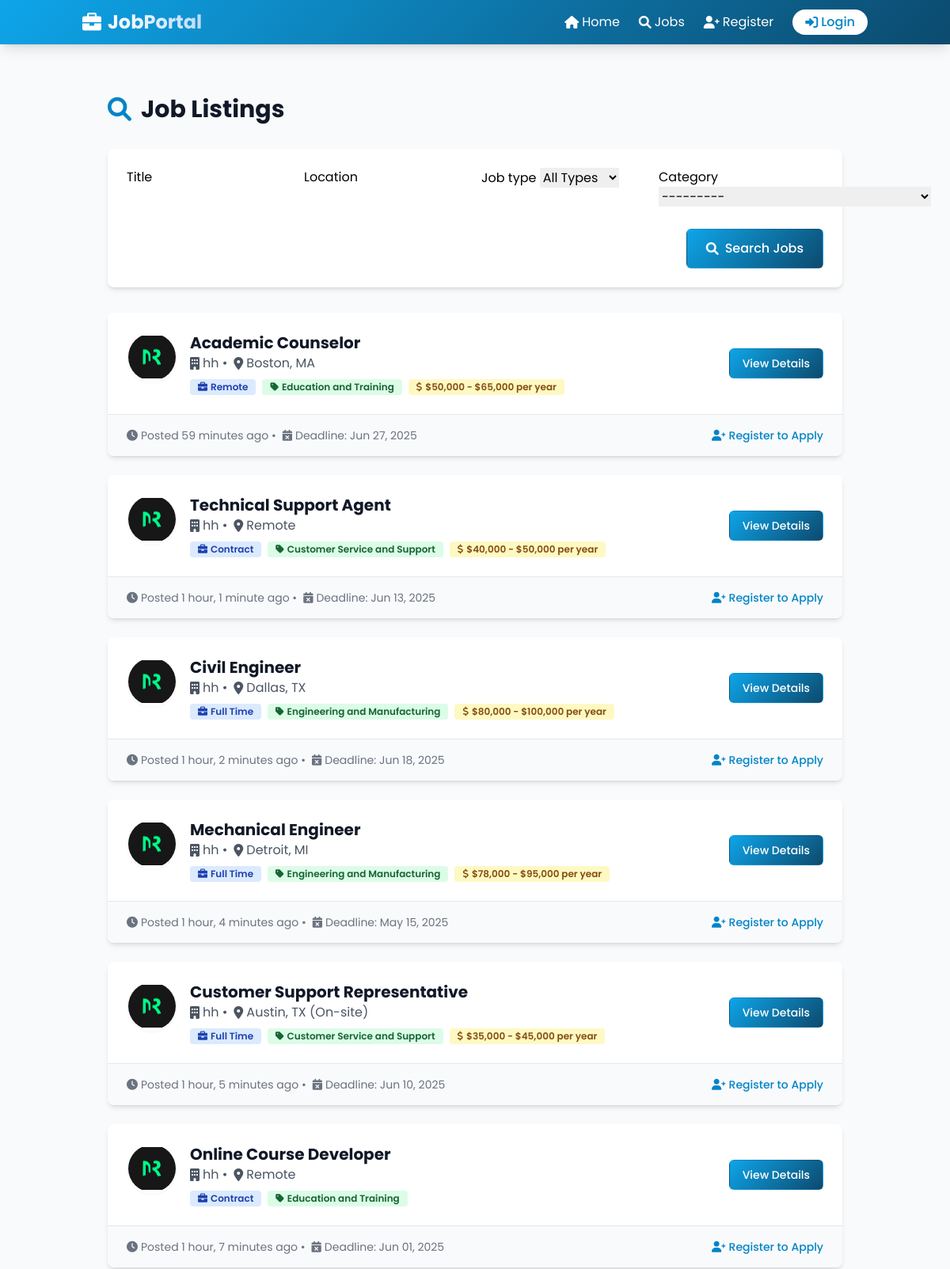
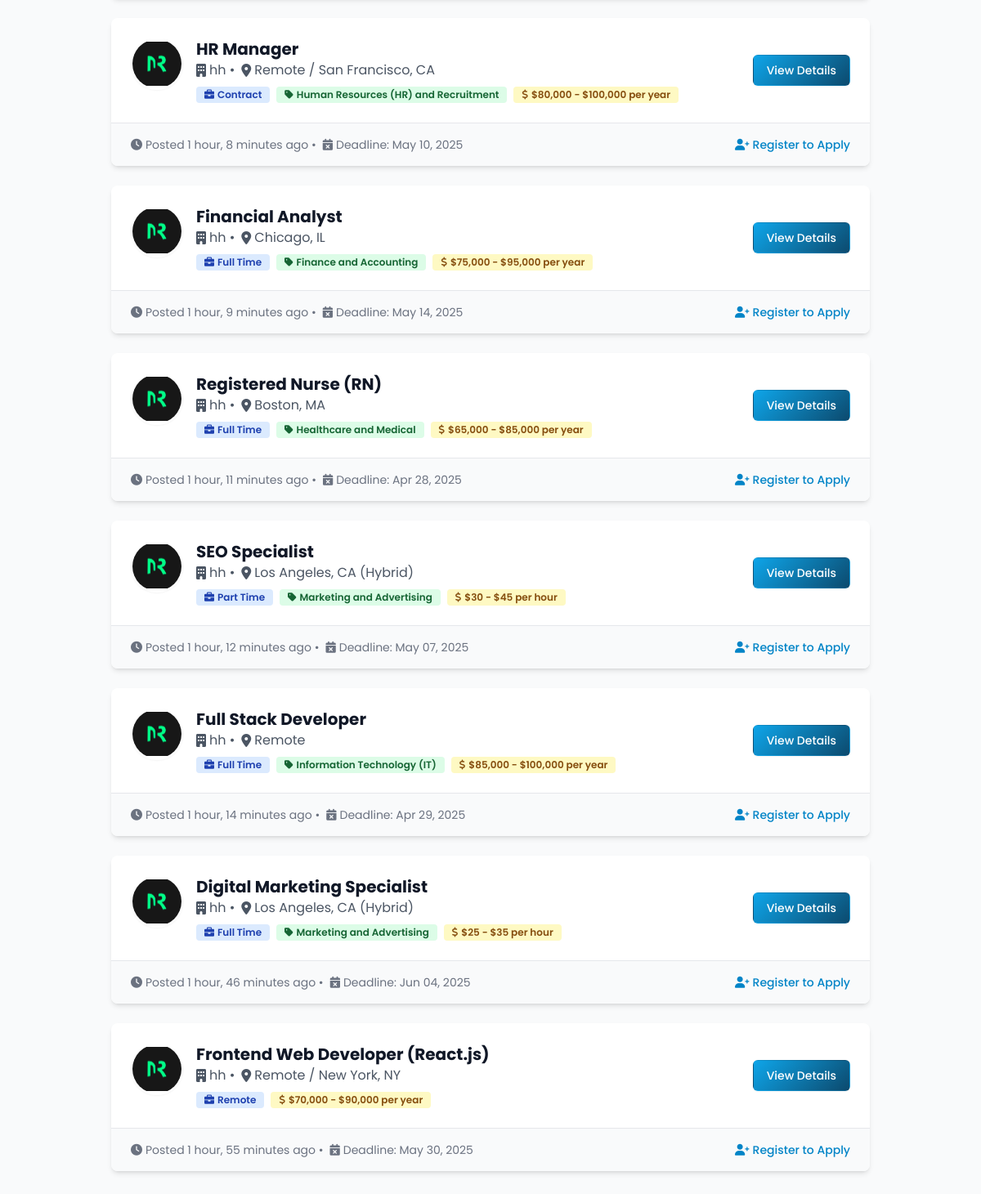
Screenshot of /jobs/ with the database file from the repository (2 pictures, top to bottom).
### jobs/models.py (models this page shows, shortened)
class Job(models.Model):
    employer = models.ForeignKey(Employer, on_delete=models.CASCADE)
    title = models.CharField(max_length=200)
    description = models.TextField()
    location = models.CharField(max_length=100)
    job_type = models.CharField(max_length=20, choices=JOB_TYPE_CHOICES)
    category = models.ForeignKey(JobCategory, on_delete=models.SET_NULL, null=True, blank=True)
    salary = models.CharField(max_length=100, blank=True, null=True)
    posted_date = models.DateTimeField(default=timezone.now)
    deadline = models.DateField()
    requirements = models.TextField()
    is_active = models.BooleanField(default=True)
    class Meta:
        ordering = ['-posted_date']

class JobCategory(models.Model):
    name = models.CharField(max_length=100)
    description = models.TextField(blank=True, null=True)
    def __str__(self):
        return self.name

### accounts/models.py (models this page shows, shortened)
class Employer(models.Model):
    user = models.OneToOneField(User, on_delete=models.CASCADE, primary_key=True)
    company_name = models.CharField(max_length=100)
    company_description = models.TextField(blank=True, null=True)
    company_website = models.URLField(blank=True, null=True)
    company_logo = models.ImageField(upload_to='company_logos/', blank=True, null=True)

### jobs/views.py (the view, shortened to what this page needs)
# urls.py: path('jobs/', views.job_list, name='job_list'),
def job_list(request):
    form = JobSearchForm(request.GET or None)
    jobs = Job.objects.filter(is_active=True).order_by('-posted_date')
    return render(request, 'jobs/job_list.html', {'jobs': jobs, 'form': form})

### jobs/forms.py
class JobSearchForm(forms.Form):
    title = forms.CharField(required=False)
    location = forms.CharField(required=False)
    job_type = forms.ChoiceField(choices=[('', 'All Types')] + JOB_TYPE_CHOICES, required=False)
    category = forms.ModelChoiceField(queryset=JobCategory.objects.all(), required=False)

### jobs/templates/jobs/job_list.html (shortened to what this page needs)
{% extends "base.html" %}
{% load crispy_forms_tags %}
{% block content %}
    <div class="max-w-7xl mx-auto px-4 sm:px-6 lg:px-8 py-8 animate-fade-in">
        <h1 class="text-3xl font-bold text-gray-900 mb-8 flex items-center">
            <i class="fas fa-search mr-3 text-primary-600"></i>
            Job Listings
        </h1>
        <div class="bg-white shadow-md rounded-lg p-6 mb-8 card-shadow animate-slide-up">
            <form method="get" class="space-y-4">
                <div class="grid grid-cols-1 md:grid-cols-2 lg:grid-cols-4 gap-4">
                    {{ form.title|as_crispy_field }}
                    {{ form.location|as_crispy_field }}
                    {{ form.job_type|as_crispy_field }}
                    {{ form.category|as_crispy_field }}
                </div>
                <div class="flex justify-end">
                    <button type="submit" class="inline-flex items-center px-6 py-3 border border-transparent text-base font-medium rounded-md shadow-sm text-white gradient-bg hover:opacity-90 focus:outline-none focus:ring-2 focus:ring-offset-2 focus:ring-primary-500 transition duration-300">
                        <i class="fas fa-search mr-2"></i> Search Jobs
                    </button>
                </div>
            </form>
        </div>
        <div class="space-y-6 animate-slide-up" style="animation-delay: 0.1s;">
            {% if jobs %}
                {% for job in jobs %}
                    <div class="bg-white shadow-md rounded-lg overflow-hidden hover-scale transition duration-300 card-shadow">
                        <div class="p-6">
                            <div class="flex flex-col md:flex-row md:items-center md:justify-between">
                                <div class="flex items-start space-x-4">
                                    {% if job.employer.company_logo %}
                                        <img src="{{ job.employer.company_logo.url }}" alt="{{ job.employer.company_name }}" class="w-16 h-16 object-contain rounded-full border-2 border-white shadow-sm">
                                    {% else %}
                                        <div class="w-16 h-16 bg-primary-100 rounded-full flex items-center justify-center border-2 border-white">
                                            <i class="fas fa-building text-primary-600 text-2xl"></i>
                                        </div>
                                    {% endif %}
                                    <div>
                                        <h2 class="text-xl font-bold text-gray-900">{{ job.title }}</h2>
                                        <p class="text-gray-600 flex items-center">
                                            <i class="fas fa-building mr-1"></i> {{ job.employer.company_name }} •
                                            <i class="fas fa-map-marker-alt ml-2 mr-1"></i> {{ job.location }}
                                        </p>
                                        <div class="flex flex-wrap gap-2 mt-2">
                                            <span class="bg-blue-100 text-blue-800 text-xs font-semibold px-2.5 py-0.5 rounded flex items-center">
                                                <i class="fas fa-briefcase mr-1"></i> {{ job.job_type }}
                                            </span>
                                            {% if job.category %}
                                                <span class="bg-green-100 text-green-800 text-xs font-semibold px-2.5 py-0.5 rounded flex items-center">
                                                    <i class="fas fa-tag mr-1"></i> {{ job.category.name }}
                                                </span>
                                            {% endif %}
                                            {% if job.salary %}
                                                <span class="bg-yellow-100 text-yellow-800 text-xs font-semibold px-2.5 py-0.5 rounded flex items-center">
                                                    <i class="fas fa-dollar-sign mr-1"></i> {{ job.salary }}
                                                </span>
                                            {% endif %}
                                        </div>
                                    </div>
                                </div>
                                <div class="mt-4 md:mt-0">
                                    <a href="{% url 'job_detail' job.pk %}" class="inline-flex items-center px-4 py-2 border border-transparent text-sm font-medium rounded-md shadow-sm text-white gradient-bg hover:opacity-90 focus:outline-none focus:ring-2 focus:ring-offset-2 focus:ring-primary-500 transition duration-300">
                                        View Details
                                    </a>
                                </div>
                            </div>
                        </div>
                        <div class="bg-gray-50 px-6 py-4 border-t border-gray-200">
                            <div class="flex justify-between items-center">
                                <p class="text-sm text-gray-500 flex items-center">
                                    <i class="fas fa-clock mr-1"></i> Posted {{ job.posted_date|timesince }} ago •
                                    <i class="fas fa-calendar-times ml-2 mr-1"></i> Deadline: {{ job.deadline|date:"M d, Y" }}
                                </p>
                                {% if user.is_authenticated and user.is_jobseeker %}
                                    {% if not has_applied %}
                                        <a href="{% url 'apply_job' job.pk %}" class="text-sm font-medium text-primary-600 hover:text-primary-800 transition duration-300 flex items-center">
                                            <i class="fas fa-paper-plane mr-1"></i> Apply Now
                                        </a>
                                    {% else %}
                                        <span class="text-sm font-medium text-green-600 flex items-center">
                                            <i class="fas fa-check mr-1"></i> Applied
                                        </span>
                                    {% endif %}
                                {% elif not user.is_authenticated %}
                                    <a href="{% url 'register_jobseeker' %}" class="text-sm font-medium text-primary-600 hover:text-primary-800 transition duration-300 flex items-center">
                                        <i class="fas fa-user-plus mr-1"></i> Register to Apply
                                    </a>
                                {% endif %}
                            </div>
                        </div>
                    </div>
                {% endfor %}
            {% endif %}
        </div>
    </div>
{% endblock %}

### templates/base.html (shortened to what this page needs)
{% load static %}
<!DOCTYPE html>
<html lang="en">
<head>
    <script src="https://cdn.tailwindcss.com"></script>
    <link href="https://cdnjs.cloudflare.com/ajax/libs/font-awesome/6.0.0-beta3/css/all.min.css" rel="stylesheet">
</head>
<body class="bg-gray-50 font-poppins">
    <nav class="gradient-bg text-white shadow-lg sticky top-0 z-50">
        <div class="container mx-auto px-4 py-3 flex justify-between items-center">
            <a href="{% url 'home' %}" class="text-2xl font-bold flex items-center">
                <i class="fas fa-briefcase mr-2"></i>
                <span class="bg-clip-text text-transparent bg-gradient-to-r from-white to-blue-200">JobPortal</span>
            </a>
            <div class="hidden md:flex space-x-6 items-center">
                <a href="{% url 'home' %}" class="hover:text-blue-200 transition duration-300 flex items-center">
                    <i class="fas fa-home mr-1"></i> Home
                </a>
                <a href="{% url 'job_list' %}" class="hover:text-blue-200 transition duration-300 flex items-center">
                    <i class="fas fa-search mr-1"></i> Jobs
                </a>
                {% if user.is_authenticated %}
                    {% if user.is_employer %}
                        <a href="{% url 'post_job' %}" class="hover:text-blue-200 transition duration-300 flex items-center">
                            <i class="fas fa-plus-circle mr-1"></i> Post Job
                        </a>
                        <a href="{% url 'manage_jobs' %}" class="hover:text-blue-200 transition duration-300 flex items-center">
                            <i class="fas fa-tasks mr-1"></i> Manage Jobs
                        </a>
                    {% elif user.is_jobseeker %}
                        <a href="{% url 'my_applications' %}" class="hover:text-blue-200 transition duration-300 flex items-center">
                            <i class="fas fa-file-alt mr-1"></i> My Applications
                        </a>
                    {% endif %}
                    <a href="{% url 'profile' %}" class="hover:text-blue-200 transition duration-300 flex items-center">
                        <i class="fas fa-user-circle mr-1"></i> Profile
                    </a>
                    <a href="{% url 'logout' %}" class="hover:text-blue-200 transition duration-300 flex items-center">
                        <i class="fas fa-sign-out-alt mr-1"></i> Logout
                    </a>
                {% else %}
                    <a href="{% url 'register' %}" class="hover:text-blue-200 transition duration-300 flex items-center">
                        <i class="fas fa-user-plus mr-1"></i> Register
                    </a>
                    <a href="{% url 'login' %}" class="bg-white text-primary-600 px-4 py-1 rounded-full font-medium hover:bg-blue-100 transition duration-300 flex items-center">
                        <i class="fas fa-sign-in-alt mr-1"></i> Login
                    </a>
                {% endif %}
            </div>
        </div>
    </nav>
    <main class="container mx-auto px-4 py-8 min-h-screen">
        {% block content %}{% endblock %}
    </main>
</body>
</html>

### templates/base.html (style rules this page uses)
.gradient-bg { background: linear-gradient(135deg, #0ea5e9 0%, #0c4a6e 100%); }
.hover-scale { transition: transform 0.3s ease; }
.card-shadow { box-shadow: 0 10px 15px -3px rgba(0, 0, 0, 0.1), 0 4px 6px -2px rgba(0, 0, 0, 0.05); }

### rows the page displays
Job: employer.company_logo (picture), title "Academic Counselor", employer.company_name "hh", location "Boston, MA", job_type "Remote", category.name "Education and Training", salary "$50,000 - $65,000 per year", posted_date "59 minutes", deadline "Jun 27, 2025"
Job: employer.company_logo (picture), title "Technical Support Agent", employer.company_name "hh", location "Remote", job_type "Contract", category.name "Customer Service and Support", salary "$40,000 - $50,000 per year", posted_date "1 hour, 1 minute", deadline "Jun 13, 2025"
Job: employer.company_logo (picture), title "Civil Engineer", employer.company_name "hh", location "Dallas, TX", job_type "Full Time", category.name "Engineering and Manufacturing", salary "$80,000 - $100,000 per year", posted_date "1 hour, 2 minutes", deadline "Jun 18, 2025"
Job: employer.company_logo (picture), title "Mechanical Engineer", employer.company_name "hh", location "Detroit, MI", job_type "Full Time", category.name "Engineering and Manufacturing", salary "$78,000 - $95,000 per year", posted_date "1 hour, 4 minutes", deadline "May 15, 2025"
Job: employer.company_logo (picture), title "Customer Support Representative", employer.company_name "hh", location "Austin, TX (On-site)", job_type "Full Time", category.name "Customer Service and Support", salary "$35,000 - $45,000 per year", posted_date "1 hour, 5 minutes", deadline "Jun 10, 2025"
Job: employer.company_logo (picture), title "Online Course Developer", employer.company_name "hh", location "Remote", job_type "Contract", category.name "Education and Training", posted_date "1 hour, 7 minutes", deadline "Jun 01, 2025"
Job: employer.company_logo (picture), title "HR Manager", employer.company_name "hh", location "Remote / San Francisco, CA", job_type "Contract", category.name "Human Resources (HR) and Recruitment", salary "$80,000 - $100,000 per year", posted_date "1 hour, 8 minutes", deadline "May 10, 2025"
Job: employer.company_logo (picture), title "Financial Analyst", employer.company_name "hh", location "Chicago, IL", job_type "Full Time", category.name "Finance and Accounting", salary "$75,000 - $95,000 per year", posted_date "1 hour, 9 minutes", deadline "May 14, 2025"
Job: employer.company_logo (picture), title "Registered Nurse (RN)", employer.company_name "hh", location "Boston, MA", job_type "Full Time", category.name "Healthcare and Medical", salary "$65,000 - $85,000 per year", posted_date "1 hour, 11 minutes", deadline "Apr 28, 2025"
Job: employer.company_logo (picture), title "SEO Specialist", employer.company_name "hh", location "Los Angeles, CA (Hybrid)", job_type "Part Time", category.name "Marketing and Advertising", salary "$30 - $45 per hour", posted_date "1 hour, 12 minutes", deadline "May 07, 2025"
Job: employer.company_logo (picture), title "Full Stack Developer", employer.company_name "hh", location "Remote", job_type "Full Time", category.name "Information Technology (IT)", salary "$85,000 - $100,000 per year", posted_date "1 hour, 14 minutes", deadline "Apr 29, 2025"
Job: employer.company_logo (picture), title "Digital Marketing Specialist", employer.company_name "hh", location "Los Angeles, CA (Hybrid)", job_type "Full Time", category.name "Marketing and Advertising", salary "$25 - $35 per hour", posted_date "1 hour, 46 minutes", deadline "Jun 04, 2025"
Job: employer.company_logo (picture), title "Frontend Web Developer (React.js)", employer.company_name "hh", location "Remote / New York, NY", job_type "Remote", salary "$70,000 - $90,000 per year", posted_date "1 hour, 55 minutes", deadline "May 30, 2025"
